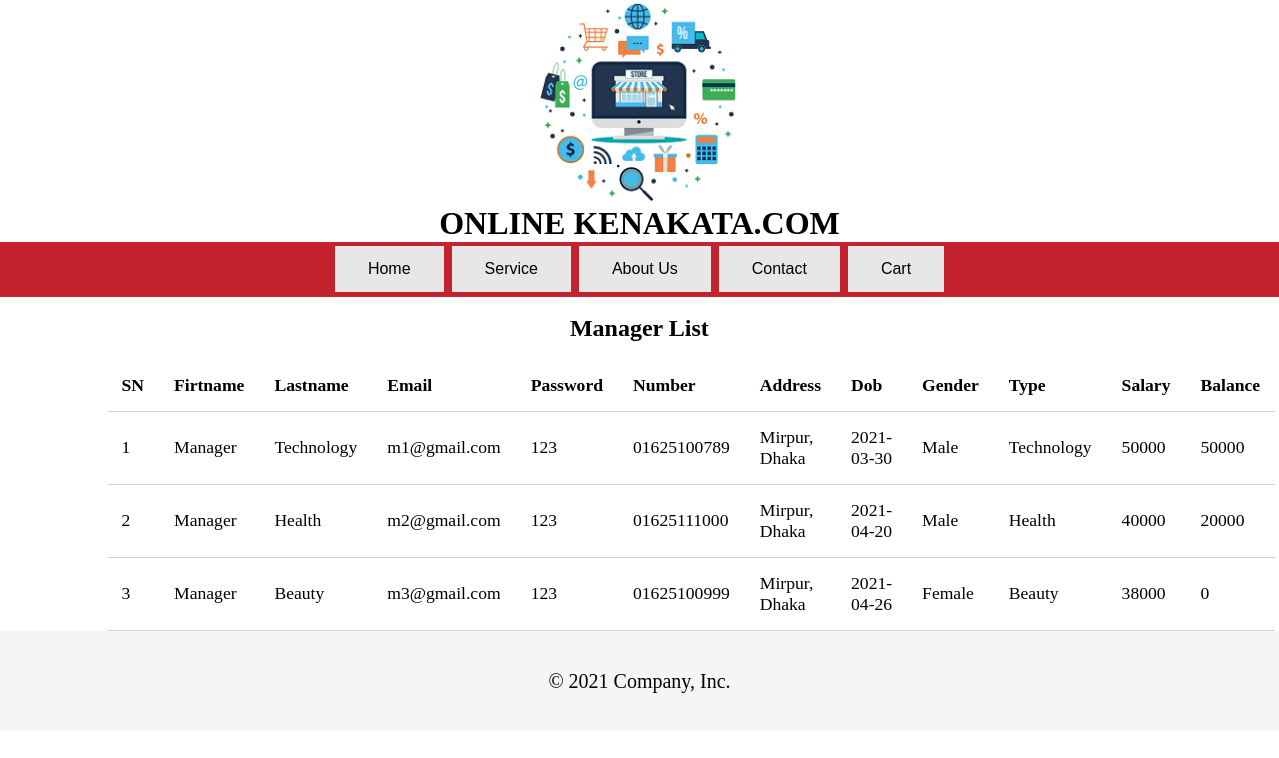
The page /index/manager_list.php on the database its author committed.
### tables this page shows
CREATE TABLE `manager` (
  `id` int(11) NOT NULL,
  `fname` varchar(10) NOT NULL,
  `lname` varchar(10) NOT NULL,
  `email` varchar(30) NOT NULL,
  `password` varchar(8) NOT NULL,
  `number` varchar(11) NOT NULL,
  `gender` varchar(6) NOT NULL,
  `address` varchar(30) NOT NULL,
  `dob` varchar(10) NOT NULL,
  `type` varchar(10) NOT NULL,
  `salary` int(6) NOT NULL,
  `balance` int(11) NOT NULL,
  `admin_Id` int(11) NOT NULL
);

### index/manager_list.php (the view, shortened to what this page needs)
<Doctype html>
<html>
<head>
    <link rel="stylesheet" href="stylesheet/product_liststyle.css">
</head>
<body>
<?php include("static_header.php")
    ?>
    <div class="container">
        <div class="row">
            <div class="col-10">
                <div >
                    <div >
                        <center>
                        <br>
                        <h2>Manager List</h2>
                        <br>
                        </center>
          <table>
            <thead>
              <th>SN</th>
              <th>Firtname</th>
              <th>Lastname</th>
              <th>Email</th>
              <th>Password</th>
              <th>Number</th>
              <th>Address</th>
              <th>Dob</th>
              <th>Gender</th>
              <th>Type</th>
              <th>Salary</th>
              <th>Balance</th>
            </thead>
            <?php
              $host = "localhost";
              $user = "wt_projectuser";
              $pass = "123";
              $db = "wt_project";
              $conn1 = new mysqli($host, $user, $pass, $db);
              if($conn1->connect_error) {
                echo "Database Connection Failed!";
                echo "<br>";
                echo $conn1->connect_error;
              }
              else {
                $sql = "select * from manager";
                $res1 = $conn1->query($sql);
                if($res1->num_rows > 0) {
                  while($row = $res1->fetch_assoc()) {
                  ?>
                    <tbody>
                          <tr>
                            <td><?php echo $row['id']; ?></td>
                            <td><?php echo $row['fname']; ?></td>
                            <td><?php echo $row['lname']; ?></td>
                            <td><?php echo $row['email']; ?></td>
                            <td><?php echo $row['password']; ?></td>
                            <td><?php echo $row['number']; ?></td>
                            <td><?php echo $row['address']; ?></td>
                            <td><?php echo $row['dob']; ?></td>
                            <td><?php echo $row['gender']; ?></td>
                            <td><?php echo $row['type']; ?></td>
                            <td><?php echo $row['salary']; ?></td>
                            <td><?php echo $row['balance']; ?></td>
                          </tr>
                    </tbody>
    <?php
    }
  }
		}
    ?>
          </table>
                </div>
            </div>
        </div>
        <?php include('static_footer.php')
        ?>
    </div>
</body>
</html>

### index/stylesheet/product_liststyle.css (style rules this page uses)
.row { width: 100%; display: flex; flex-wrap: wrap; align-items: center; }
.col-10 { width: 83.33%; }
table { width: 100%; border-collapse: collapse; font-size: 1.1rem; }
th, td { padding: 15px; text-align: left; border-bottom: 1px solid #d3d3d3; }

### index/stylesheet/head_style.css (style rules this page uses)
* { margin:0px; padding: 0px; }
body { margin:0px; padding: 0px; }

### index/manager_list.php (style rules this page uses)
table { width: 100%; border-collapse: collapse; font-size: 1.1rem; }
th, td { padding: 15px; text-align: left; border-bottom: 1px solid #d3d3d3; }

### rows shown on the page
manager: id "1", fname "Manager", lname "Technology", email "m1@gmail.com", password "123", number "01625100789", address "Mirpur, Dhaka", dob "2021-03-30", gender "Male", type "Technology", salary "50000", balance "50000"
manager: id "2", fname "Manager", lname "Health", email "m2@gmail.com", password "123", number "01625111000", address "Mirpur, Dhaka", dob "2021-04-20", gender "Male", type "Health", salary "40000", balance "20000"
manager: id "3", fname "Manager", lname "Beauty", email "m3@gmail.com", password "123", number "01625100999", address "Mirpur, Dhaka", dob "2021-04-26", gender "Female", type "Beauty", salary "38000", balance "0"
